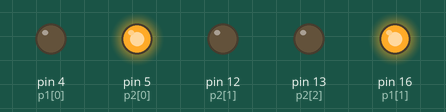
This sketch was run on a simulated Arduino Uno, built with avr-gcc and run on an emulated ATmega328P. On the bench: output pins drawn as LEDs (lit = HIGH). What the sketch prints to the serial monitor is not drawn.

Above: at 0.5 s.
At 1.5 s:
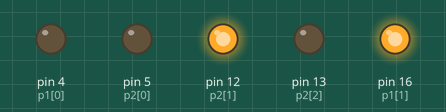
At 2.5 s:
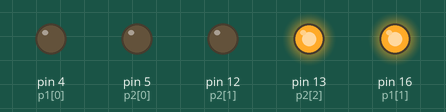
At 3.5 s:
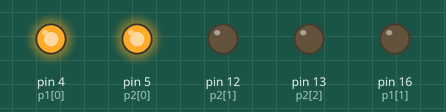
At 4.5 s:
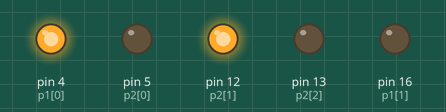
At 5.5 s:
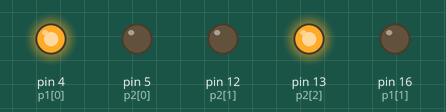
Timing chart, 0 to 7.8 s (numbered marks = the images above):
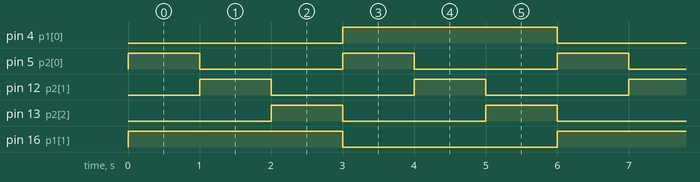

Measured:
- by itself, pin 4 (p1[0]), pin 16 (p1[1]): alternates HIGH for 3.0 s and LOW for 3.0 s
- by itself, pin 5 (p2[0]), pin 12 (p2[1]), pin 13 (p2[2]): alternates HIGH for 1.0 s and LOW for 2.0 s
- by itself, everything shown: repeats every 6.0 s, in 7 steps

The sketch:

test.ino
```cpp
int i,j,p1[2]={4,16},p2[3]={5,12,13};

void setup() {
  // put your setup code here, to run once:
  pinMode(4,OUTPUT);
  pinMode(5,OUTPUT);
  pinMode(12,OUTPUT);
  pinMode(13,OUTPUT);
  pinMode(16,OUTPUT);
  Serial.begin(115200);
}

void loop() {
  // put your main code here, to run repeatedly:


  Serial.print("a");

  for(i=0;i<2;i++)
  digitalWrite(p1[i],HIGH);
  for(i=0;i<3;i++)
  digitalWrite(p2[i],LOW);

  for(i=0;i<2;i++){
    for(j=0;j<3;j++){

      digitalWrite(p1[i],LOW);
      digitalWrite(p2[j],HIGH);
      Serial.print(p1[i]);
      Serial.print(p2[j]);
      delay(1000);
      digitalWrite(p1[i],HIGH);
      digitalWrite(p2[j],LOW);
   }
  }
}
```
